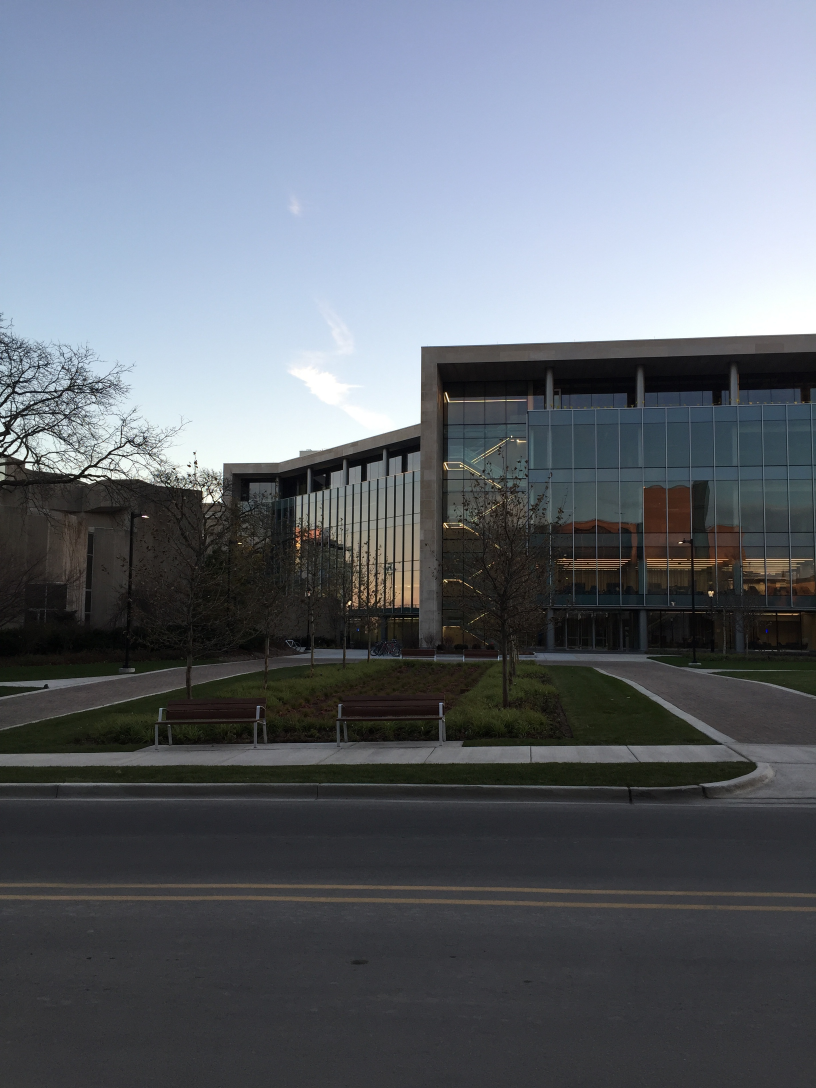
#> input picture notebooks/image1.jpg, 2448 x 3264 px (shown at 1/3 size)
$ jupyter execute --allow-errors Stiching_case2.ipynb   (shell and % lines are left out)
#> lines starting #> are read from the running program, lines starting #| are printed output that depends on the picture
[cell 1]
import os
import cv2
import numpy as np
import matplotlib.pyplot as plt
from numpy.linalg import norm
from PIL import Image
import sys
from matplotlib.gridspec import GridSpec

[cell 2]
#select the mode of panoptic
#set the path of picture/mask/label
panoptic_mode = int(input("Select the mode of panoptic: 1 for DETR, 2 for SETR: "))
#> the answer given: 1
if panoptic_mode == 1:
    Filepath = './DETR_result/'
    image1 = cv2.imread('image1.jpg')
#> image1 is the input picture: shape (3264, 2448, 3); mean B, G, R 115.2, 106.2, 100.2
    image2 = cv2.imread('image2.jpg')
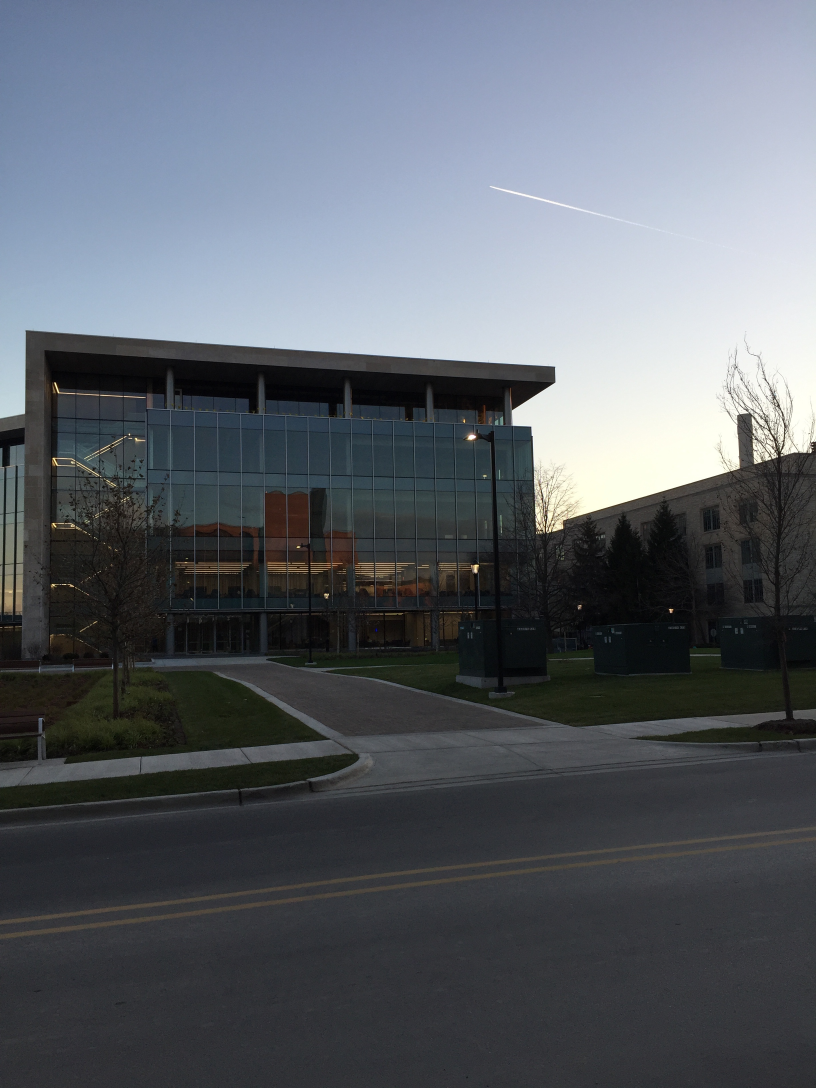
#> input picture notebooks/image2.jpg, 2448 x 3264 px (shown at 1/3 size)
#> image2 is the input picture: shape (3264, 2448, 3); mean B, G, R 105.8, 98.3, 92.9
    mask_label_path1 = Filepath + 'image1/'
    mask_label_path2 = Filepath + 'image2/'

elif panoptic_mode == 2:
    Filepath = './SETR_result/'
    image1 = cv2.imread('image1.jpg')
    image2 = cv2.imread('image2.jpg')
    mask_label_path1 = Filepath + 'image1/'
    mask_label_path2 = Filepath + 'image2/'

[cell 3]
#select the mode of panoptic
#set the path of picture/mask/label
panoptic_mode = int(input("Select the mode of panoptic: 1 for DETR, 2 for SETR: "))
#> the answer given: 1
if panoptic_mode == 1:
    Filepath = './DETR_result/'
    image1 = cv2.imread('image01.jpg')
    image2 = cv2.imread('image02.jpg')
    mask_label_path1 = Filepath + 'image01/'
    mask_label_path2 = Filepath + 'image02/'

elif panoptic_mode == 2:
    Filepath = './SETR_result/'
    image1 = cv2.imread('image01.jpg')
    image2 = cv2.imread('image02.jpg')
    mask_label_path1 = Filepath + 'image01/'
    mask_label_path2 = Filepath + 'image02/'

[cell 4]
#select the mode of panoptic
#set the path of picture/mask/label
panoptic_mode = int(input("Select the mode of panoptic: 1 for DETR, 2 for SETR: "))
#> the answer given: 1
if panoptic_mode == 1:
    Filepath = './DETR_result/'
    image1 = cv2.imread('image001.jpg')
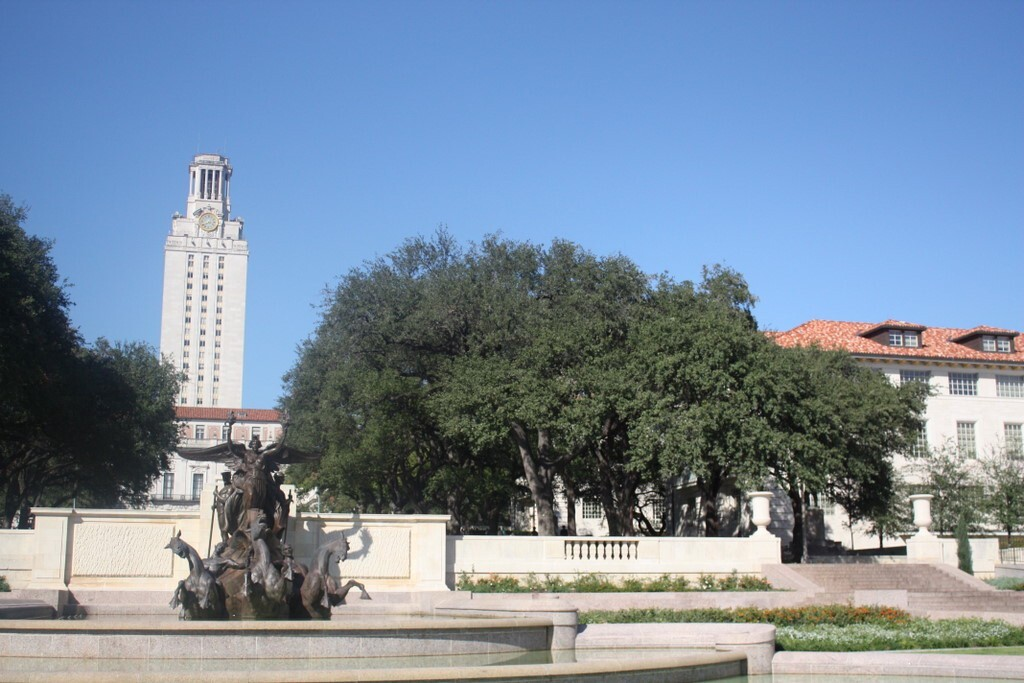
#> input picture notebooks/image001.jpg, 1024 x 683 px
#> image1 is the input picture: shape (683, 1024, 3); mean B, G, R 159.3, 139.8, 121.9
    image2 = cv2.imread('image002.jpg')
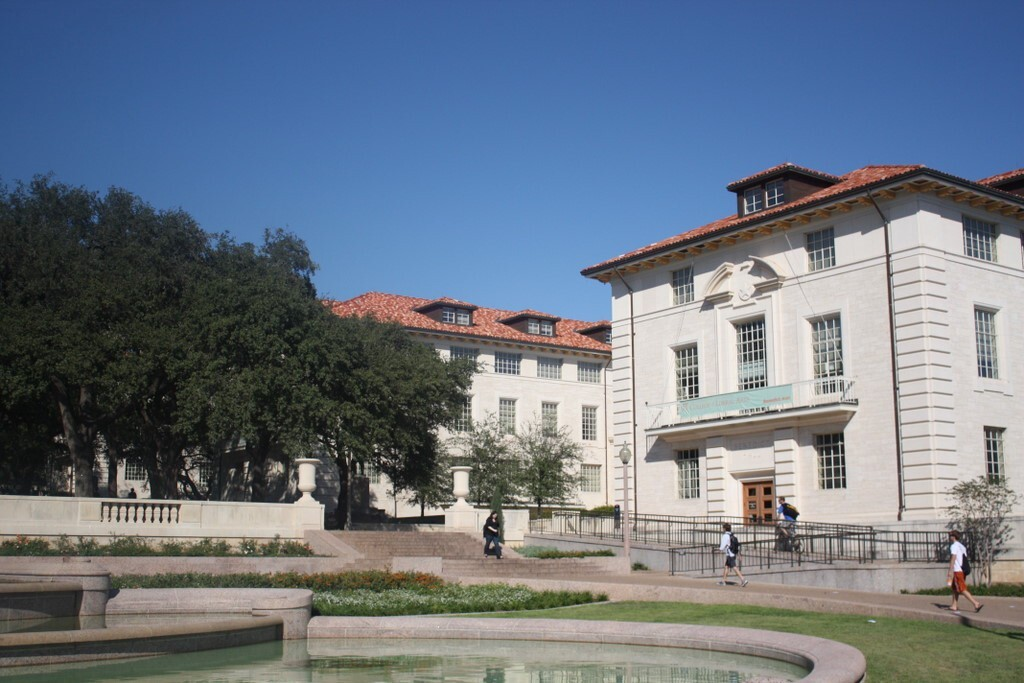
#> input picture notebooks/image002.jpg, 1024 x 683 px
#> image2 is the input picture: shape (683, 1024, 3); mean B, G, R 132.3, 118.7, 107.9
    mask_label_path1 = Filepath + 'image001/'
    mask_label_path2 = Filepath + 'image002/'

elif panoptic_mode == 2:
    Filepath = './SETR_result/'
    image1 = cv2.imread('image001.jpg')
    image2 = cv2.imread('image002.jpg')
    mask_label_path1 = Filepath + 'image001/'
    mask_label_path2 = Filepath + 'image002/'

[cell 5]
# create a dictionary to store the mask and label and category
def read_masks_and_labels(mask_label_path):
    labels = []
    categories = []

    with open(mask_label_path + 'image_categories.txt', 'r') as f:
        lines = f.readlines()
        for line in lines:
            parts = line.strip().split(',')
            label = parts[0].split(':')[1].strip()
            category = parts[1].split(':')[1].strip()
            labels.append(int(label))
            categories.append(category)

    masks = []
    mask_dict = {}

    for i, ID in enumerate (labels):
        filename = 'mask_class_' + str(ID) + '.png'
        mask = cv2.imread(mask_label_path + filename, cv2.IMREAD_GRAYSCALE)
        masks = np.array(mask)
        mask_dict[i] = {'labels': labels[i], 'categories': categories[i], 'masks': masks}

    return mask_dict

# Use the function to read masks and labels
#> (the rest of this cell did not finish here and is left out)

[cell 6]
# Create a function to get the IDs from the dictionary
# [58 lines left out: functions get_id_from_dict, sum_of_dif, modified_dict_by_class_dif, not called in this run]

#> (the rest of this cell did not finish here and is left out)

[cell 7]
class Image_Stitching():
    def __init__(self):
        self.ratio = 0.85
        self.min_match = 10
        self.sift = cv2.SIFT_create()
        if mask_label_path1 == os.path.join(Filepath, 'image1/') and mask_label_path2 == os.path.join(Filepath, 'image2/'):
            self.smoothing_window_size = 800
        if mask_label_path1 == os.path.join(Filepath, 'image01/') and mask_label_path2 == os.path.join(Filepath, 'image02/'):
            self.smoothing_window_size = 300
        if mask_label_path1 == os.path.join(Filepath, 'image001/') and mask_label_path2 == os.path.join(Filepath, 'image002/'):
            self.smoothing_window_size = 250

    def add_border(self, image, border_size=1, color=(0, 0, 0)):
        return cv2.copyMakeBorder(image, border_size, border_size, border_size, border_size, cv2.BORDER_CONSTANT, value=color)

    def registration(self, img1, img2):
        # Convert images to grayscale
        gray_img1 = cv2.cvtColor(img1, cv2.COLOR_BGR2GRAY)
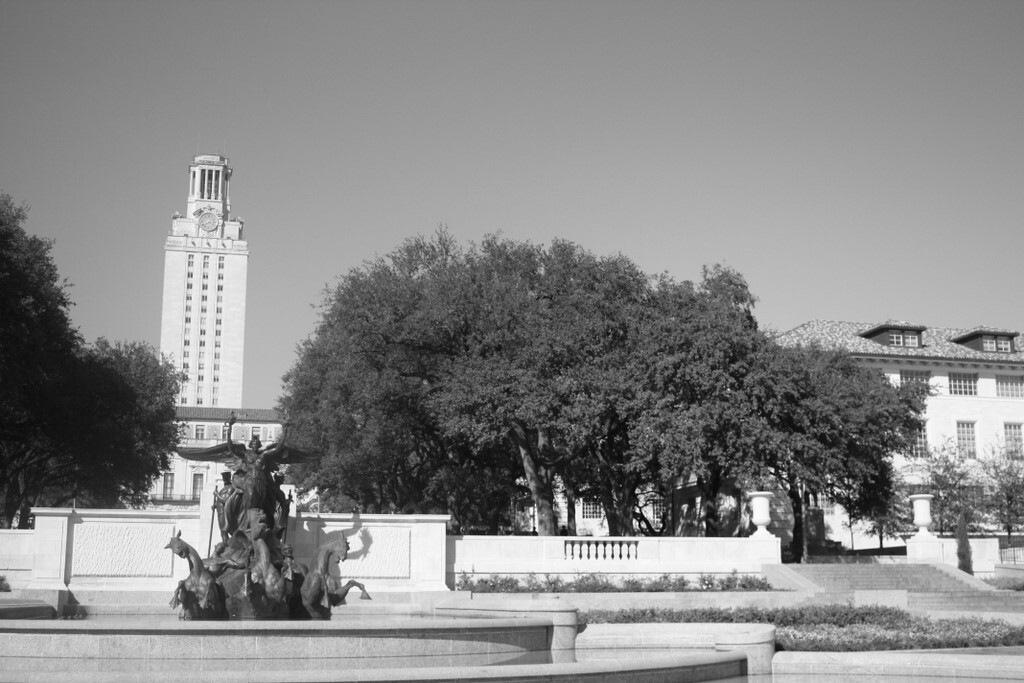
#> gray_img1: shape (683, 1024); min 3, max 255, mean 136.7
        gray_img2 = cv2.cvtColor(img2, cv2.COLOR_BGR2GRAY)
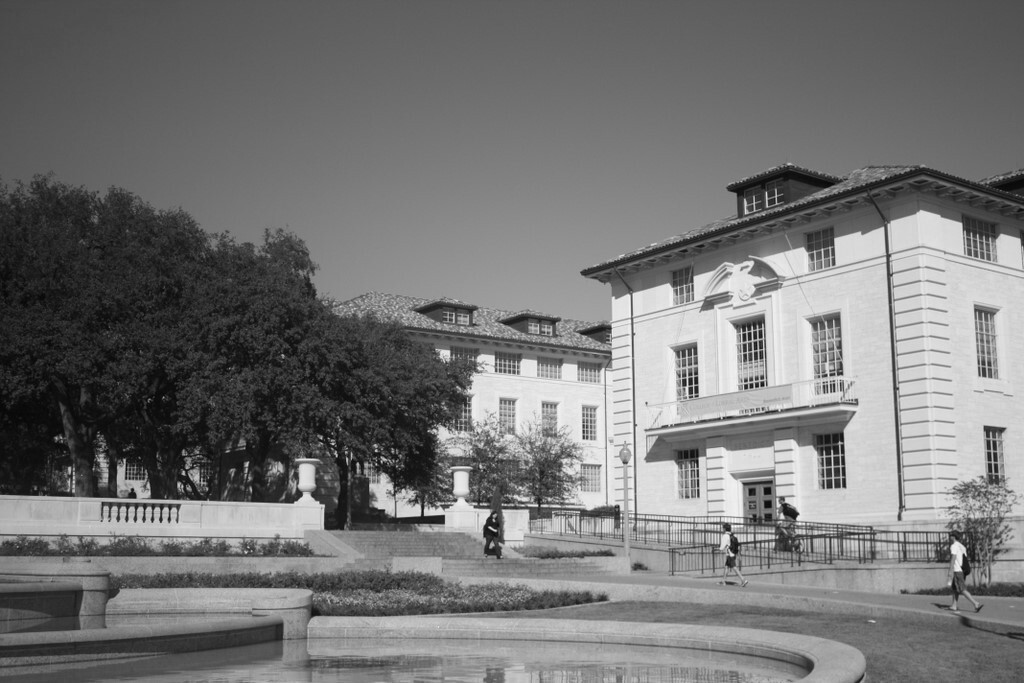
#> gray_img2: shape (683, 1024); min 4, max 253, mean 117

        # Detect keypoints and compute descriptors
        mask_1 = cv2.bitwise_not(dif_modified_dict1['masks'])
        mask_1 = cv2.resize(mask_1, (img1.shape[1], img1.shape[0]))
        mask_2 = cv2.bitwise_not(dif_modified_dict2['masks'])
        mask_2 = cv2.resize(mask_2, (img2.shape[1], img2.shape[0]))

        kp1, des1 = self.sift.detectAndCompute(gray_img1, mask_1)
        kp2, des2 = self.sift.detectAndCompute(gray_img2, mask_2)

        matcher = cv2.BFMatcher()
        raw_matches = matcher.knnMatch(des1, des2, k=2)
        good_points = []
        good_matches = []

        for m1, m2 in raw_matches:
            if m1.distance < self.ratio * m2.distance:
                good_points.append((m1.trainIdx, m1.queryIdx))
                good_matches.append([m1])

        # [25 lines of commented-out code are left out]

        if len(good_points) > self.min_match:
            image1_kp = np.float32(
                [kp1[i].pt for (_, i) in good_points])
            image2_kp = np.float32(
                [kp2[i].pt for (i, _) in good_points])
            H, status = cv2.findHomography(image2_kp, image1_kp, cv2.RANSAC, 5.0)
            print(H)
            return H
        else:
            raise AssertionError("Can't find enough keypoints.")

    # [16 lines left out: function create_mask, not called in this run]

    def blending(self, img1, img2):
        H = self.registration(img1, img2)
        height_img1 = img1.shape[0]
        width_img1 = img1.shape[1]
        width_img2 = img2.shape[1]
        height_panorama = height_img1
        width_panorama = width_img1 + width_img2

        panorama1 = np.zeros((height_panorama, width_panorama, 3))
        mask1 = self.create_mask(img1, img2, version='left_image')
        panorama1[0:img1.shape[0], 0:img1.shape[1], :] = img1
        panorama1 *= mask1
        mask2 = self.create_mask(img1, img2, version='right_image')
        panorama2 = cv2.warpPerspective(img2, H, (width_panorama, height_panorama)) * mask2
        result = panorama1 + panorama2

        rows, cols = np.where(result[:, :, 0] != 0)
        min_row, max_row = min(rows), max(rows) + 1
        min_col, max_col = min(cols), max(cols) + 1
        final_result = result[min_row:max_row, min_col:max_col, :]

        return final_result.astype(np.uint8)  # Ensure the data type is uint8

def main(img1, img2):
    final = Image_Stitching().blending(img1, img2)

    # Display the panorama using matplotlib
    final_rgb = cv2.cvtColor(final, cv2.COLOR_BGR2RGB)  # Convert BGR to RGB
    plt.imshow(final_rgb)
    plt.title('Panorama Image')
    plt.axis('off')
    plt.show()

# Example usage
#> (the rest of this cell did not finish here and is left out)
